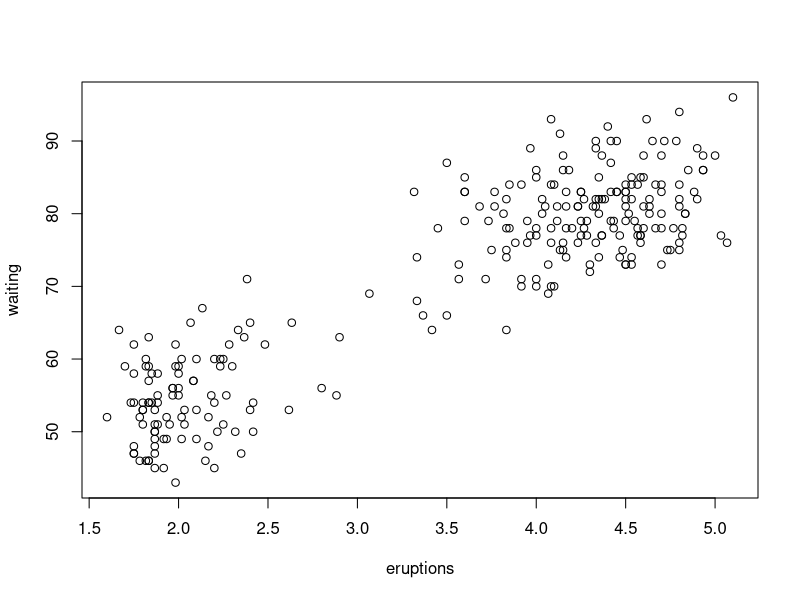
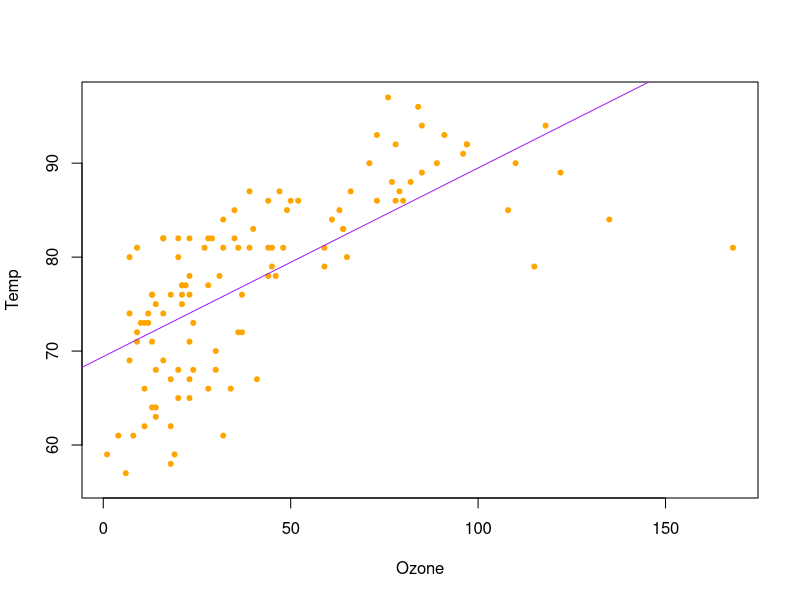
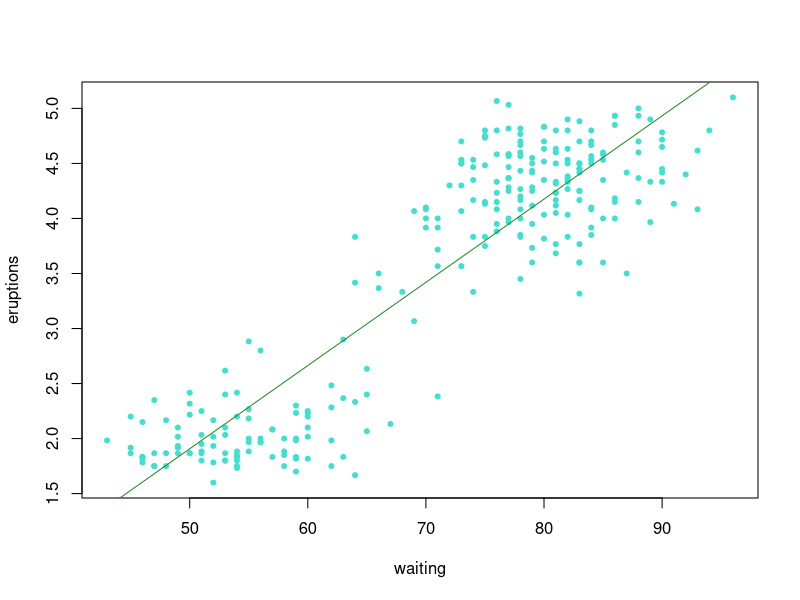

Write the R code that produced these figures, in order.
#EX1
data("faithful")

plot(faithful[, c("eruptions", "waiting")])
cor(faithful[, c("eruptions", "waiting")], use="na.or.complete")


#EX2
mod = lm(Temp~Ozone, data=airquality)
plot(Temp~Ozone, data=airquality, pch=20, col="orange")
abline(lm(Temp~Ozone, data=airquality), col="purple")

mod_2 = lm(eruptions~waiting, data=faithful)
plot(eruptions~waiting, data=faithful, pch=20, col="turquoise")
abline(lm(eruptions~waiting, data=faithful), col="forestgreen")

#EX 3
res = residuals(mod)
summary(mod)
RSS = sum(res^2)
RSE = sqrt(RSS/summary(mod)$df[2])
MSE = RSS/summary(mod)$df[2]
